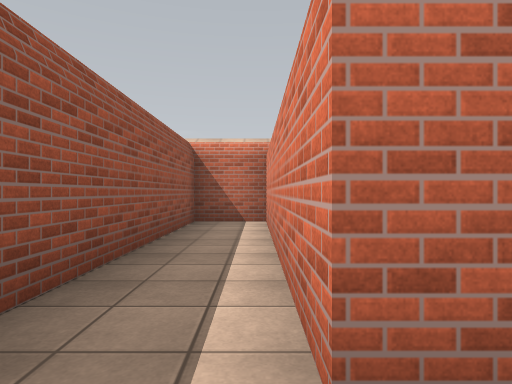
View 1 (above)

19 first-person views from a walk through a Unity game level. The camera is 1.2 m above the floor, looks level and sees 75° across. The floor is counted in squares, 2 m on a side. Each view is taken from the middle of a square. On the plan, view 1 faces up. The plan holds only what a view shows up to about 10 squares ahead; the rest is blank. The place goes on beyond the plan. Some surface patterns are stand-ins.

View 2
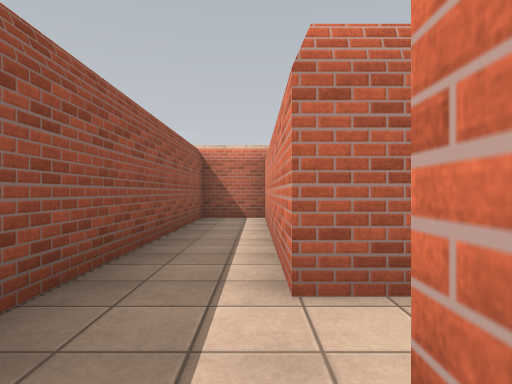

View 3
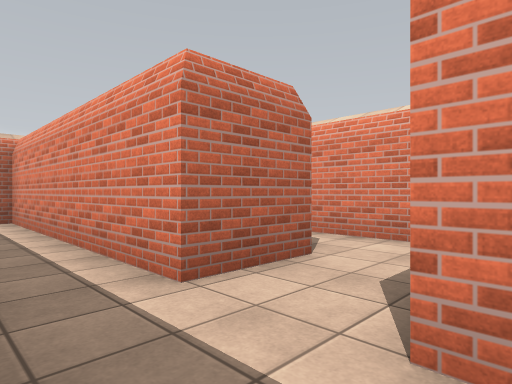

View 4
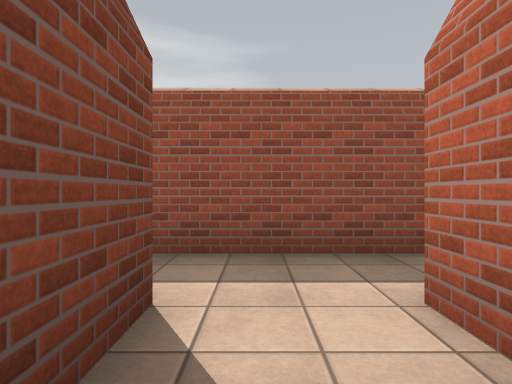

View 5
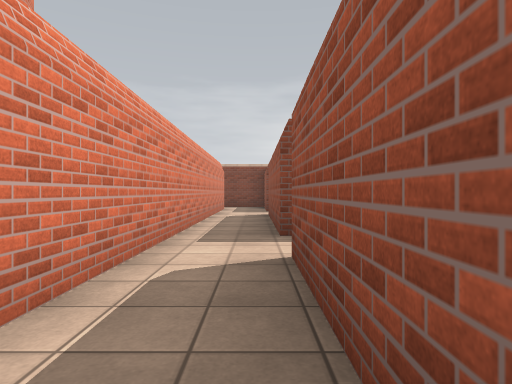

View 6
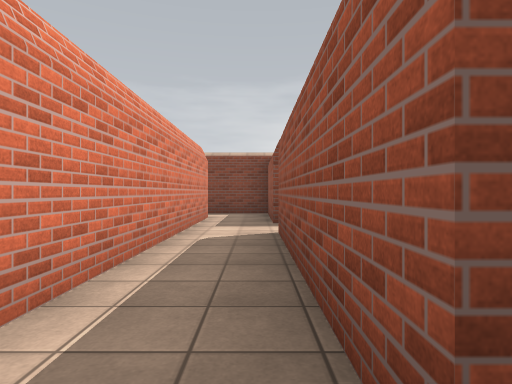

View 7
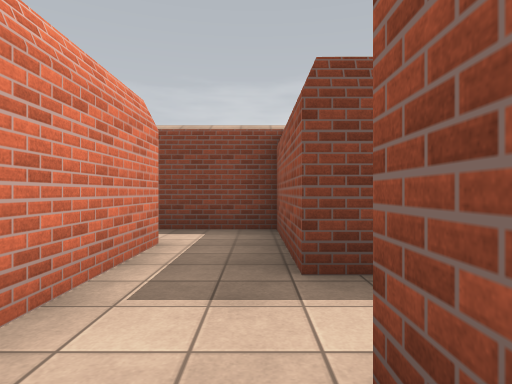

View 8
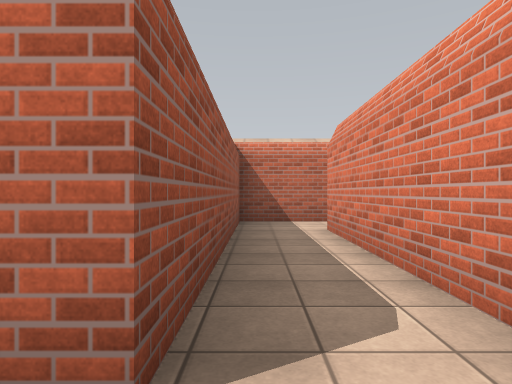

View 9
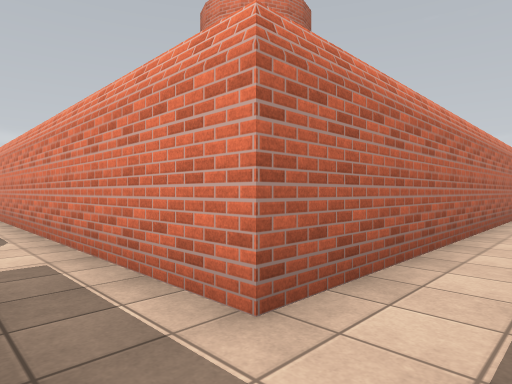

View 10
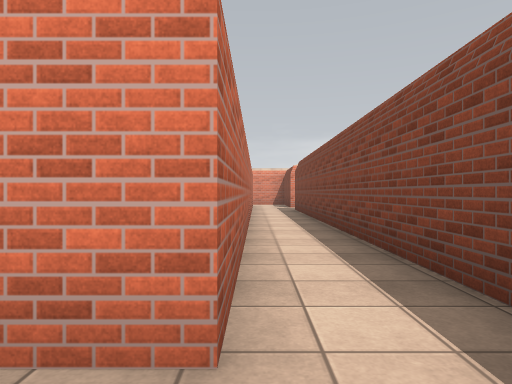

View 11
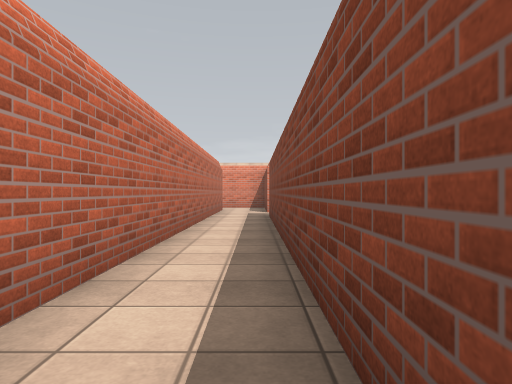

View 12
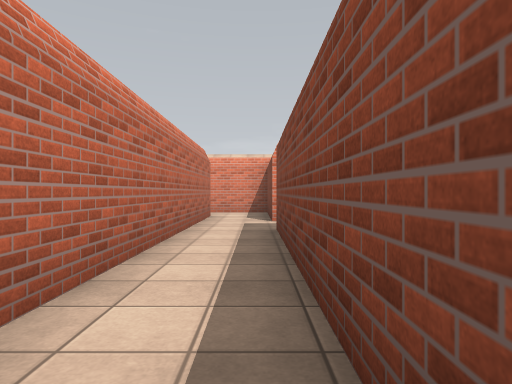

View 13
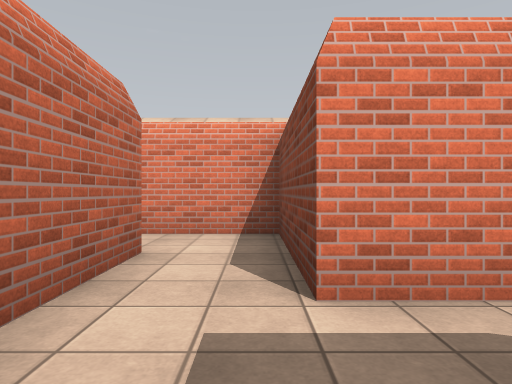

View 14
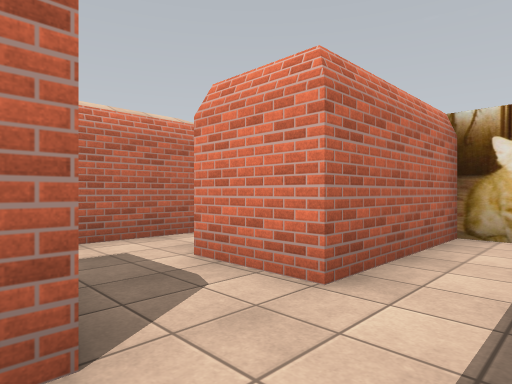

View 15
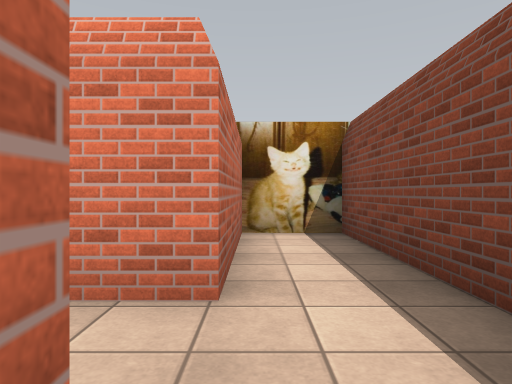

View 16
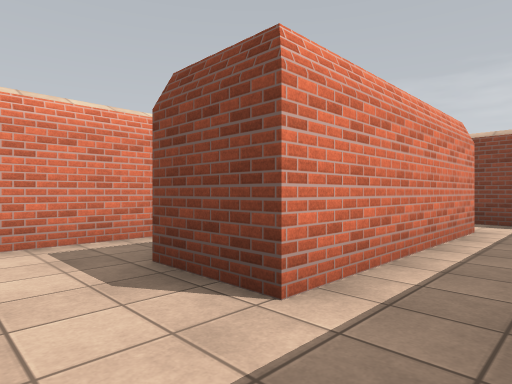

View 17
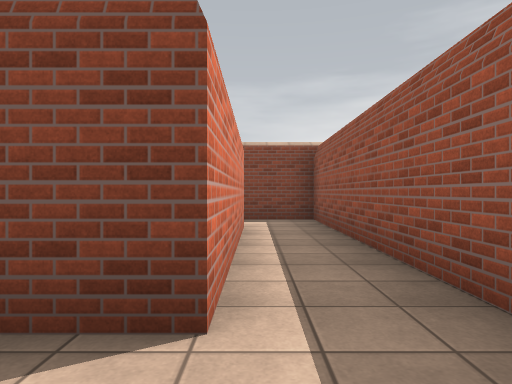

View 18
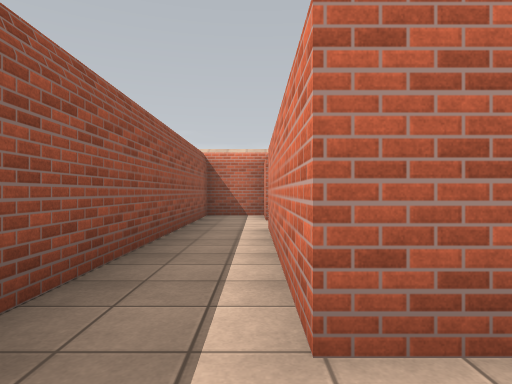

View 19
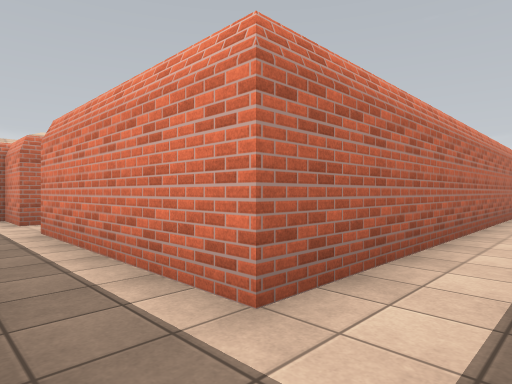

### Floor plan
Points are (right, up) in squares from view 1. A wall is a line through its corners. A room is listed if a view was taken in it or the views show most of it. See-through windows are left out.
Room 1 (views 1, 2, 3)
walls: (0.2, 0.9) (0.2, 6.8) (-1.3, 6.8) (-1.3, -1.1)
ways out: opening at (1, 0) to room 2
Room 2 (views 4, 5, 6, 7, 8, 9, 10, 11, 12, 13)
walls: (0.2, -6.4) (1.7, -6.4) (1.7, -9.3) (13.2, -9.3); (0.1, -0.6) (1.7, -0.6) (1.7, -5); (2.6, 6.8) (1.7, 6.8) (1.7, 0.9) (0.2, 0.9); (14.4, -7.9) (3.1, -7.9) (3.1, 5.2); (14.8, -10.8) (14.8, -9.3)
ways out: opening at (1, 0) to room 1; opening at (1, -5.5) to room 3; opening at (14, -10) to room 3; opening at (3.5, 6); opening at (15.5, -9)
Room 3 (views 14, 15, 16, 17, 18, 19)
walls: (8.1, -10.8) (0.2, -10.8) (0.2, -6.4); (0.6, -4.9) (0.2, -4.9) (0.2, -3.5) (-1.3, -3.5) (-1.3, -12.3) (0.5, -12.3); (14.6, -12.3) (17.8, -12.3) (17.8, -10.8) (14.8, -10.8)
ways out: opening at (1, -5.5) to room 2; opening at (14, -10) to room 2

Positions as (right, up) in squares from view 1, and headings:
1: (0, 0), facing up
2: (0, -1), facing up
3: (-1, -1), facing up-right
4: (2, 0), facing left
5: (2, 4), facing down
6: (2, 0), facing down
7: (2, -4), facing down
8: (2, 0), facing up
9: (2, -9), facing up-right
10: (2, -8), facing right
11: (5, -9), facing right
12: (8, -9), facing right
13: (13, -9), facing right
14: (13, -12), facing up-right
15: (13, -11), facing right
16: (-1, -5), facing down-right
17: (0, -5), facing down
18: (0, -12), facing up
19: (-1, -12), facing up-right
